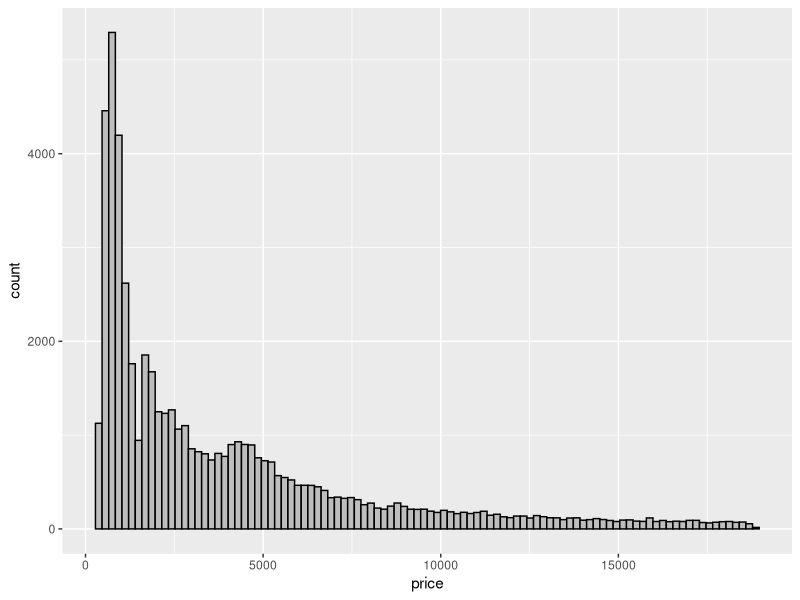
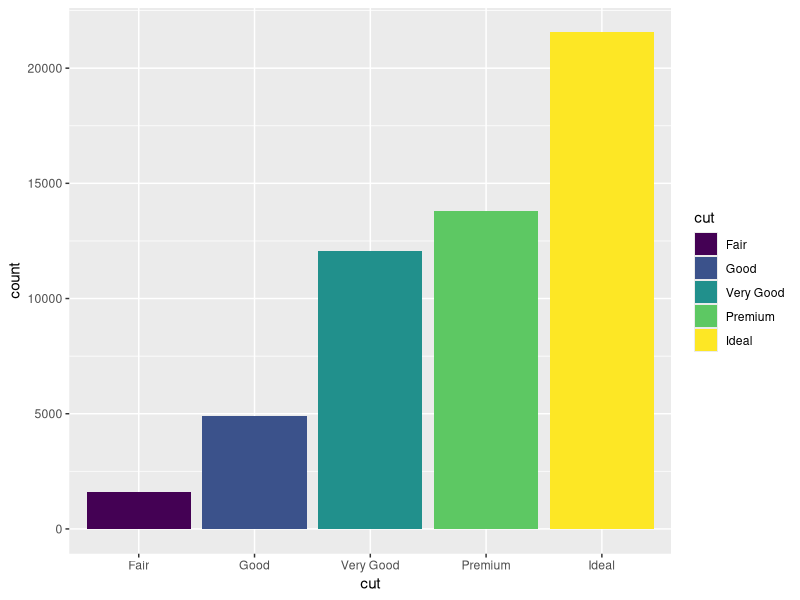
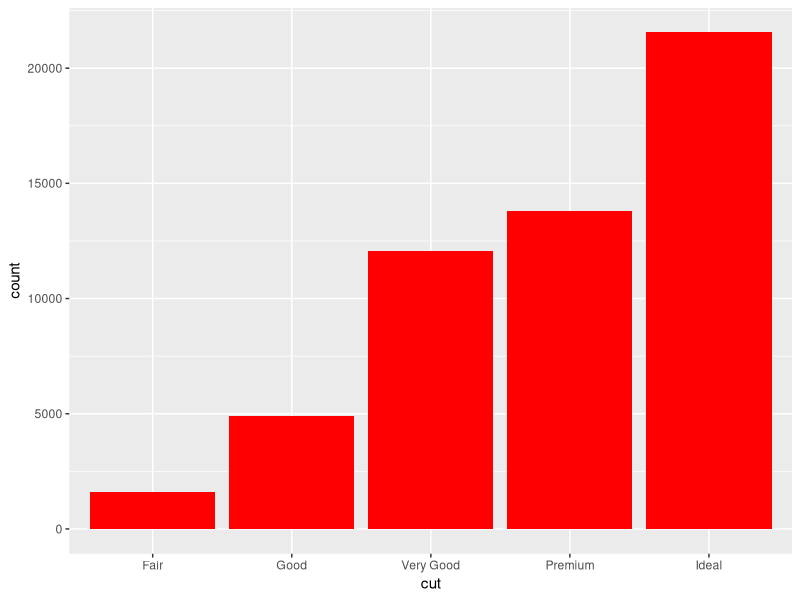
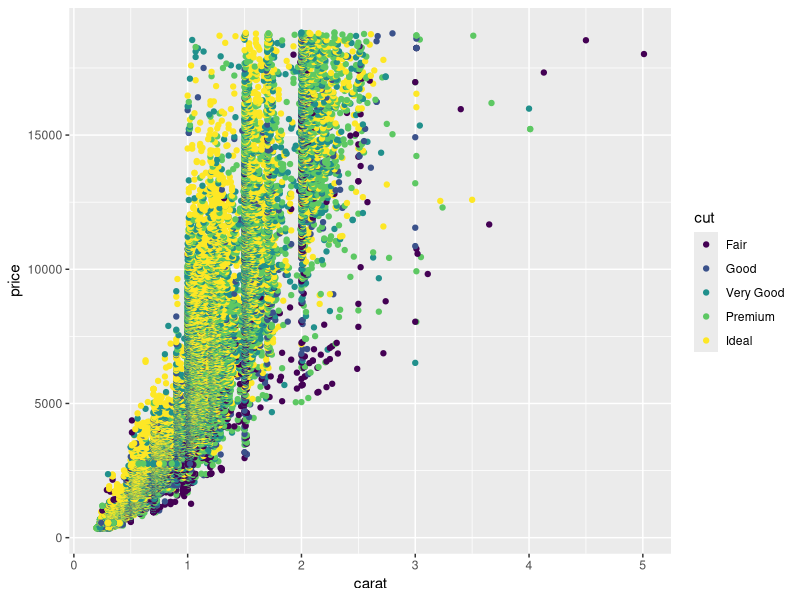
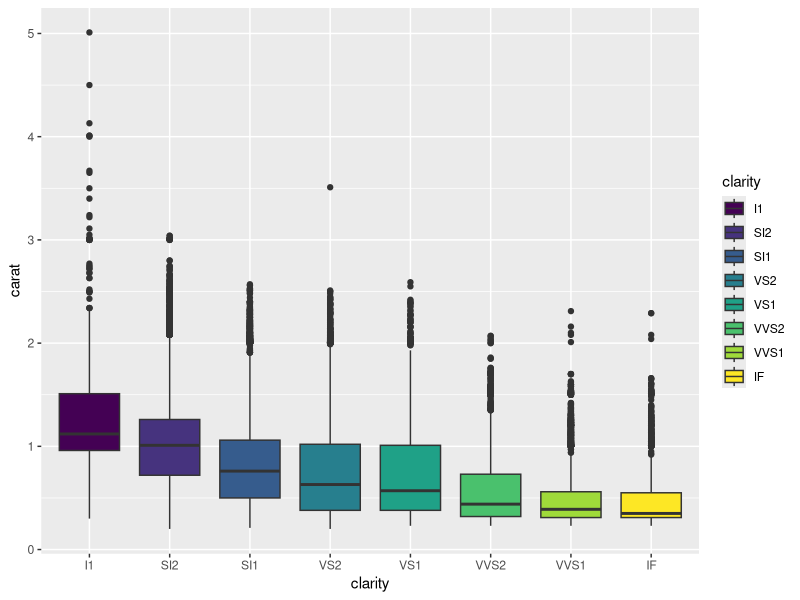
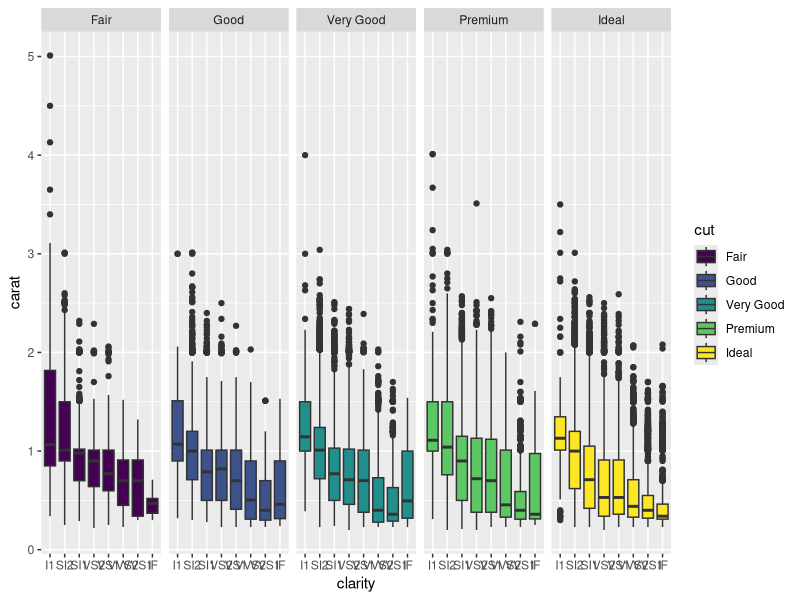

The R script that drew these images, in order:
library(ggplot2)

View(diamonds)


#HISTOGRAM 

ggplot(data= diamonds, aes(x=price)) + geom_histogram(bins=100, color="black", fill="gray",col="red")


#BARPLOT 

ggplot(data=diamonds, aes(x=cut,fill=cut)) + geom_bar()
ggplot(data=diamonds, aes(x=cut)) + geom_bar(fill="red")


#SCATTERPLOT

ggplot(data=diamonds, aes(x=carat,y=price,col=cut)) +geom_point()


#BOXPLOT

ggplot(data=diamonds, aes(x=clarity,y=carat,fill=clarity)) +geom_boxplot()

#faceting

ggplot(data=diamonds, aes(x=clarity,y=carat,fill=cut)) +geom_boxplot()+facet_grid(~cut)


